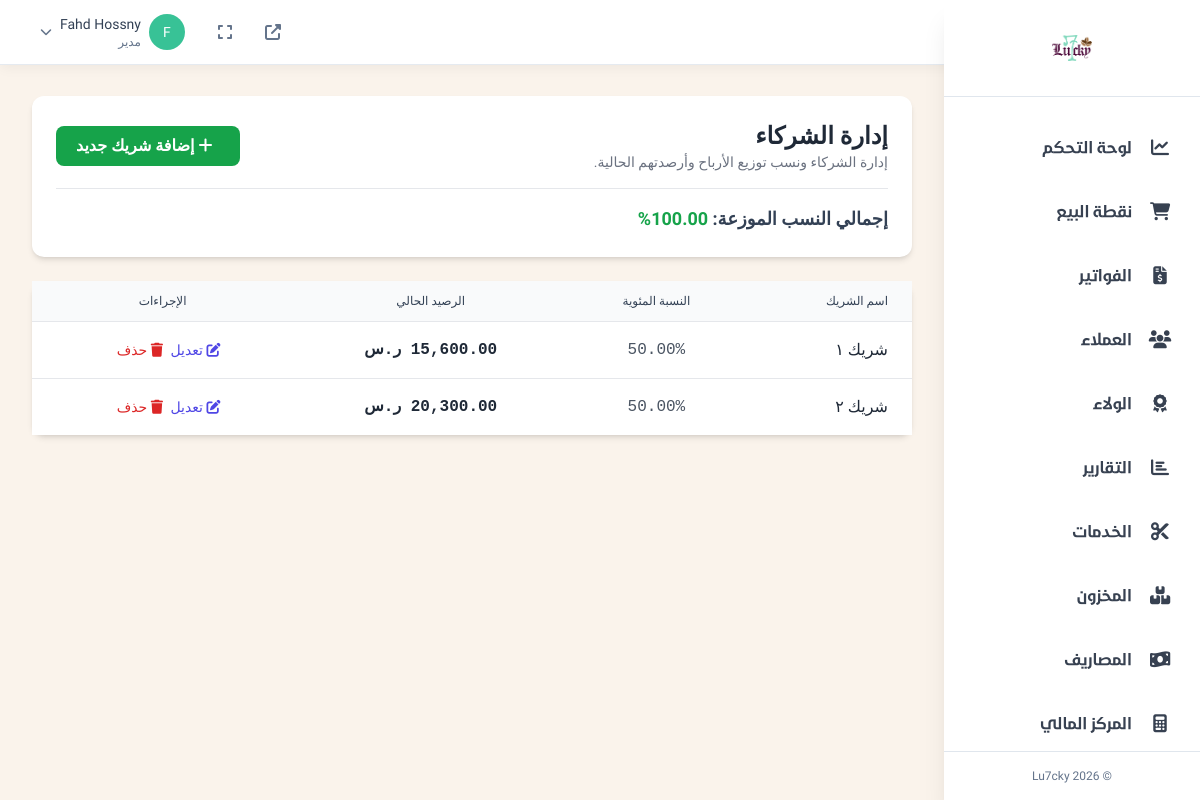
Screenshot of /admin/partners_management.php (signed in) with the database file from the repository.
### tables this page shows
CREATE TABLE `partners` (
  `id` int(11) NOT NULL,
  `name` varchar(255) NOT NULL,
  `percentage` decimal(5,2) NOT NULL COMMENT 'Profit share percentage, e.g., 50.00 for 50%',
  `is_active` tinyint(1) NOT NULL DEFAULT 1,
  `created_at` timestamp NOT NULL DEFAULT current_timestamp(),
  `current_balance` decimal(15,2) NOT NULL DEFAULT 0.00
);

### admin/partners_management.php (the view, shortened to what this page needs)
<?php
$database = new Database();
$db = $database->getConnection();
$page_title = 'إدارة الشركاء';
$partners = $db->query("SELECT * FROM partners ORDER BY created_at DESC")->fetchAll(PDO::FETCH_ASSOC);
$total_percentage = $db->query("SELECT SUM(percentage) as total FROM partners")->fetchColumn() ?: 0;
?>
<div class="space-y-6">
    <div class="bg-white rounded-xl shadow-md p-4 sm:p-6">
        <div class="flex flex-col sm:flex-row justify-between items-start sm:items-center gap-4">
            <div>
                <h1 class="text-2xl font-bold text-gray-800"><?= $page_title ?></h1>
                <p class="text-sm text-gray-500">إدارة الشركاء ونسب توزيع الأرباح وأرصدتهم الحالية.</p>
            </div>
            <div>
                <button @click="$dispatch('open-modal')" class="bg-green-600 text-white px-5 py-2 rounded-lg hover:bg-green-700 font-bold w-full sm:w-auto">
                    <i class="fas fa-plus mr-2"></i> إضافة شريك جديد
                </button>
            </div>
        </div>
        <div class="mt-4 border-t pt-4">
            <h3 class="font-bold text-lg">إجمالي النسب الموزعة:
                <span class="<?= $total_percentage > 100 ? 'text-red-600' : 'text-green-600' ?>"><?= number_format($total_percentage, 2) ?>%</span>
            </h3>
        </div>
    </div>
    <div class="bg-white rounded-xl shadow-md">
        <div class="overflow-x-auto">
            <table class="min-w-full divide-y divide-gray-200">
                <thead class="bg-gray-50">
                    <tr>
                        <th class="px-6 py-3 text-right text-xs font-medium">اسم الشريك</th>
                        <th class="px-6 py-3 text-center text-xs font-medium">النسبة المئوية</th>
                        <th class="px-6 py-3 text-center text-xs font-medium">الرصيد الحالي</th>
                        <th class="px-6 py-3 text-center text-xs font-medium">الإجراءات</th>
                    </tr>
                </thead>
                <tbody class="bg-white divide-y divide-gray-200">
                    <?php foreach ($partners as $partner): ?>
                    <tr>
                        <td class="px-6 py-4 font-medium text-gray-800"><?= htmlspecialchars($partner['name']) ?></td>
                        <td class="px-6 py-4 text-center text-gray-600 font-mono"><?= htmlspecialchars($partner['percentage']) ?>%</td>
                        <td class="px-6 py-4 text-center text-gray-800 font-bold font-mono">
                            <?= number_format($partner['current_balance'], 2) ?> ر.س
                        </td>
                        <td class="px-6 py-4 whitespace-nowrap text-center text-sm font-medium space-x-4">
                            <button @click="$dispatch('open-modal', { isEdit: true, partner: <?= htmlspecialchars(json_encode($partner)) ?> })" class="text-indigo-600 hover:text-indigo-900">
                                <i class="fas fa-edit mr-1"></i> تعديل
                            </button>
                            <form method="POST" action="partners_management.php" onsubmit="return confirm('هل أنت متأكد من حذف هذا الشريك؟');" class="inline-block">
                                <button type="submit" class="text-red-600 hover:text-red-900">
                                    <i class="fas fa-trash mr-1"></i> حذف
                                </button>
                            </form>
                        </td>
                    </tr>
                    <?php endforeach; ?>
                </tbody>
            </table>
        </div>
    </div>
</div>
<?php
include 'layouts/responsive_base.php';
?>

### admin/layouts/responsive_base.php (style rules this page uses)
body { font-family: 'Tajawal', sans-serif; background-color: #FAF3EB; }

### rows the page displays
partners: name "شريك ١", percentage "50.00"
partners: name "شريك ٢", percentage "50.00"

### other values shown
mb_substr($current_admin['username'], 0, 1) "F"
$current_admin['username'] "Fahd Hossny"
$current_admin['role'] "مدير"
$item['title'] "لوحة التحكم"
$item['title'] "نقطة البيع"
$item['title'] "الفواتير"
$item['title'] "العملاء"
$item['title'] "الولاء"
$item['title'] "التقارير"
$item['title'] "الخدمات"
$item['title'] "المخزون"
$item['title'] "المصاريف"
$item['title'] "المركز المالي"
$page_title "إدارة الشركاء"
$total_percentage "100.00"
